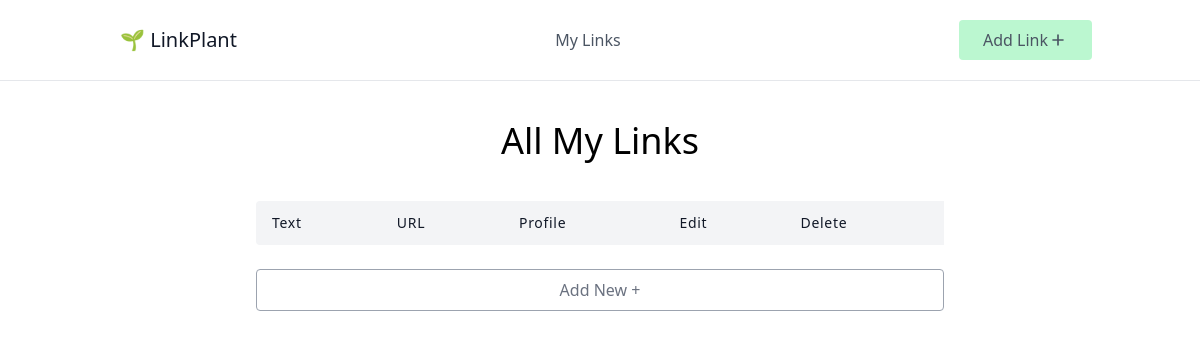
Before: / with the older database file.
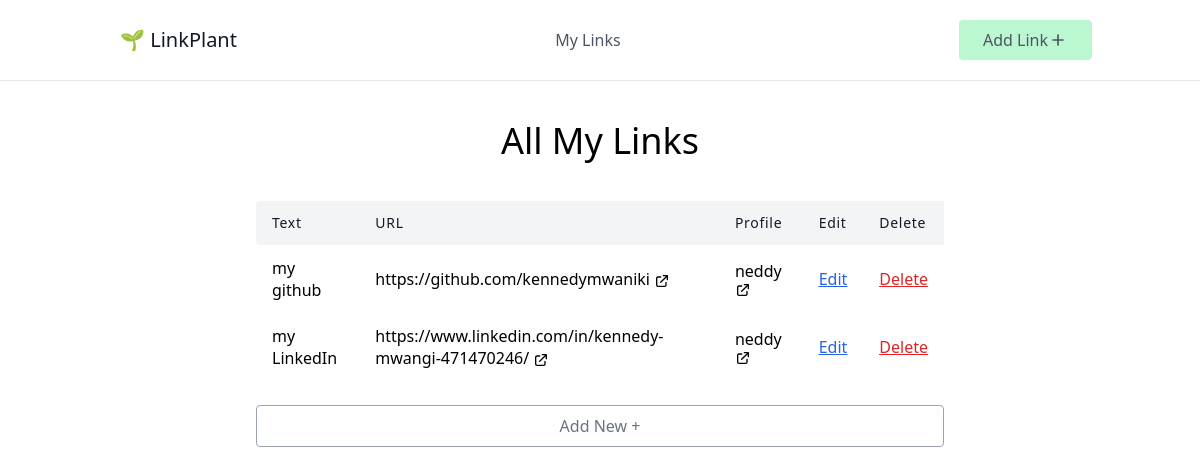
After: the same page with the newer database file.
### link_plant/models.py (models this page shows, shortened)
class Link(models.Model):
    text = models.CharField(max_length=100)
    url = models.URLField()
    profile = models.ForeignKey(
        Profile, on_delete=models.CASCADE, related_name="links")

class Profile(models.Model):
    BG_CHOICES = (
        ('red', 'Red'),
        ('blue', 'Blue'),
        ('green', 'Green'),
        ('yellow', 'Yellow'),)
    name = models.CharField(max_length=100)
    bg_color = models.CharField(max_length=100, choices=BG_CHOICES)
    slug = models.SlugField(max_length=50)

### link_plant/views.py (the view)
# urls.py: path('', LinkListView.as_view(), name="link-list"),
class LinkListView(ListView):
    model = Link

### link_plant/templates/link_plant/link_list.html
{% extends 'link_plant/_base.html' %} {% block content %}
<h1 class="text-4xl text-center mb-10">All My Links</h1>
<div class="w-full mx-auto overflow-auto">
  <table class="table-auto w-full text-left whitespace-no-wrap">
    <thead>
      <tr>
        <th
          class="px-4 py-3 title-font tracking-wider font-medium text-gray-900 text-sm bg-gray-100 rounded-tl rounded-bl"
        >
          Text
        </th>
        <th
          class="px-4 py-3 title-font tracking-wider font-medium text-gray-900 text-sm bg-gray-100"
        >
          URL
        </th>
        <th
          class="px-4 py-3 title-font tracking-wider font-medium text-gray-900 text-sm bg-gray-100"
        >
          Profile
        </th>
        <th
          class="px-4 py-3 title-font tracking-wider font-medium text-gray-900 text-sm bg-gray-100"
        >
          Edit
        </th>
        <th
          class="px-4 py-3 title-font tracking-wider font-medium text-gray-900 text-sm bg-gray-100"
        >
          Delete
        </th>
      </tr>
    </thead>
    <tbody>
      {% for link in object_list %}
      <tr>
        <td class="px-4 py-3">{{link.text}}</td>
        <td class="px-4 py-3">
          <a href="{{link.url}}" target="_blank">
            {{link.url}}
            <svg
              xmlns="http://www.w3.org/2000/svg"
              class="h-4 w-4 inline"
              fill="none"
              viewBox="0 0 24 24"
              stroke="currentColor"
              stroke-width="2"
            >
              <path
                stroke-linecap="round"
                stroke-linejoin="round"
                d="M10 6H6a2 2 0 00-2 2v10a2 2 0 002 2h10a2 2 0 002-2v-4M14 4h6m0 0v6m0-6L10 14"
              />
            </svg>
          </a>
        </td>
        <td class="px-4 py-3">
          <a href="{% url 'profile' link.profile.slug %}" target="_blank">
            {{link.profile.name}}
            <svg
              xmlns="http://www.w3.org/2000/svg"
              class="h-4 w-4 inline"
              fill="none"
              viewBox="0 0 24 24"
              stroke="currentColor"
              stroke-width="2"
            >
              <path
                stroke-linecap="round"
                stroke-linejoin="round"
                d="M10 6H6a2 2 0 00-2 2v10a2 2 0 002 2h10a2 2 0 002-2v-4M14 4h6m0 0v6m0-6L10 14"
              />
            </svg>
          </a>
        </td>
        <td class="px-4 py-3 underline text-blue-600">
          <a href="{% url 'link-update' link.id %}">Edit</a>
        </td>
        <td class="px-4 py-3 underline text-red-600">
          <a href="{% url 'link-delete' link.id %}">Delete</a>
        </td>
      </tr>
      {% endfor %}
    </tbody>
  </table>
  <a href="{% url 'link-create' %}">
    <p
      class="mt-6 py-2 w-full border rounded border-gray-400 text-center text-gray-500 hover:cursor-pointer hover:bg-gray-100 hover:border-gray-500"
    >
      Add New +
    </p>
  </a>
</div>
{% endblock content %}

### link_plant/templates/link_plant/_base.html (shortened to what this page needs)
<html>
  <head>
    <script src="https://cdn.tailwindcss.com"></script>
  </head>
  <body>
    <header class="text-gray-600 body-font border-b">
      <div
        class="container mx-auto flex flex-wrap p-5 flex-col md:flex-row items-center"
      >
        <a
          href="{% url 'link-list' %}"
          class="flex title-font font-medium items-center text-gray-900 mb-4 md:mb-0"
        >
          <span class="ml-3 text-xl">🌱 LinkPlant</span>
        </a>
        <nav
          class="md:ml-auto md:mr-auto flex flex-wrap items-center text-base justify-center"
        >
          <a href="{% url 'link-list' %}" class="mr-5 hover:text-gray-900"
            >My Links</a
          >
        </nav>
        <a href="{% url 'link-create' %}">
          <button
            class="inline-flex items-center bg-green-200 border-0 py-2 px-6 focus:outline-none hover:bg-green-300 rounded text-base mt-4 md:mt-0"
          >
            Add Link
            <svg
              xmlns="http://www.w3.org/2000/svg"
              class="h-5 w-5"
              fill="none"
              viewBox="0 0 24 24"
              stroke="currentColor"
              stroke-width="2"
            >
              <path
                stroke-linecap="round"
                stroke-linejoin="round"
                d="M12 6v6m0 0v6m0-6h6m-6 0H6"
              />
            </svg>
          </button>
        </a>
      </div>
    </header>
    <div class="container mx-auto">
      <div class="sm:w-3/4 mx-auto sm:p-10">
        {% block content %} {% endblock content %}
      </div>
    </div>
  </body>
</html>

Changed rows visible on the page:
added Link: text "my github", url "https://github.com/kennedymwaniki", profile.name "neddy"
added Link: text "my LinkedIn", url "https://www.linkedin.com/in/kennedy-mwangi-471470246/", profile.name "neddy"
